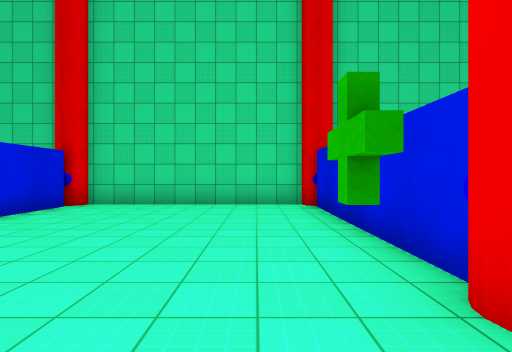
View 1 (above)

13 first-person views from a walk through a Unity game level. The camera is 1.4 m above the floor, looks level and sees 80° across. The floor is counted in squares, 2 m on a side. Each view is taken from the middle of a square. On the plan, view 1 faces up. The plan holds only what a view shows up to about 10 squares ahead; the rest is blank. The place goes on beyond the plan. The player character is not drawn. Surface patterns are stand-ins for the level's own textures.

View 2
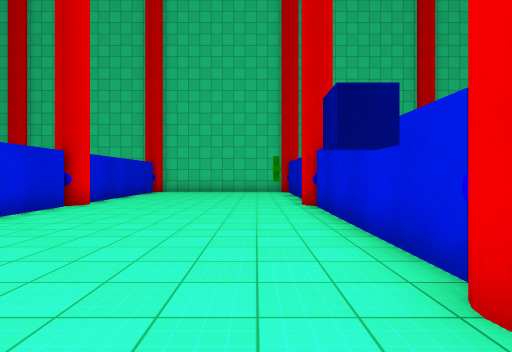

View 3
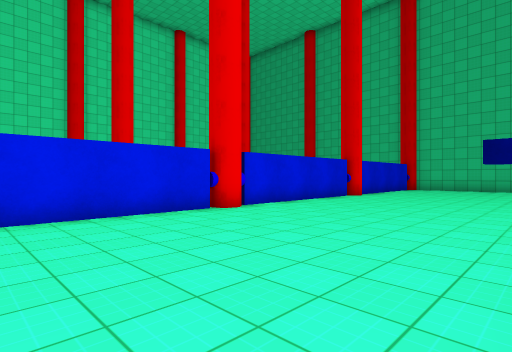

View 4
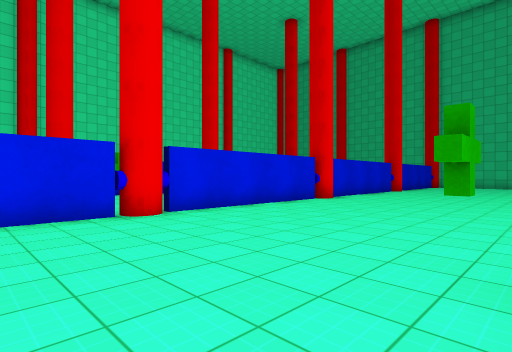

View 5
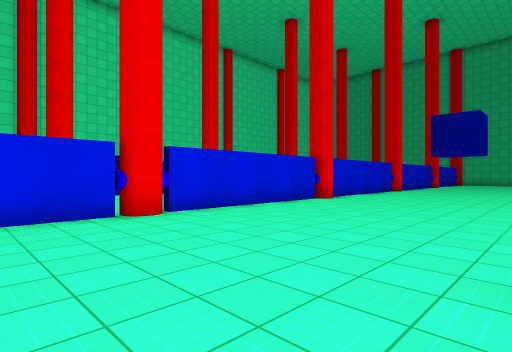

View 6
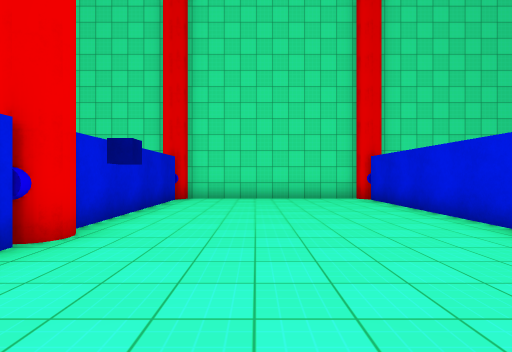

View 7
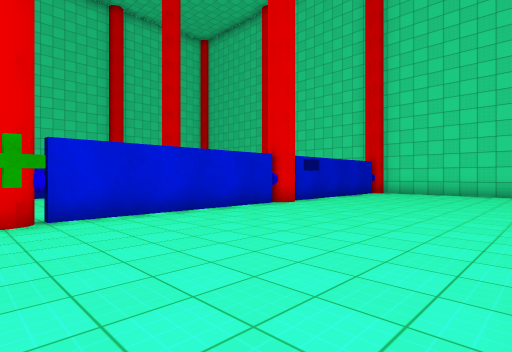

View 8
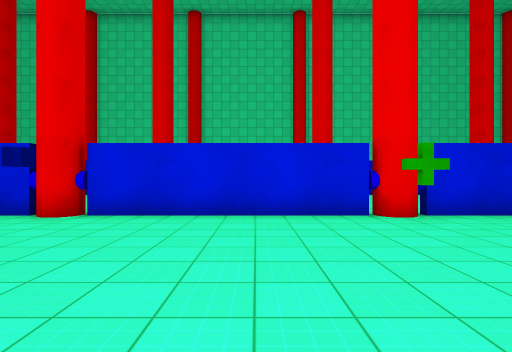

View 9
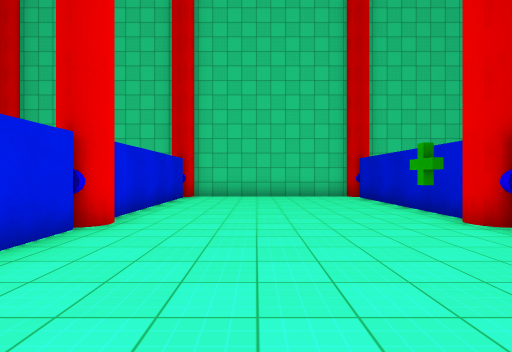

View 10
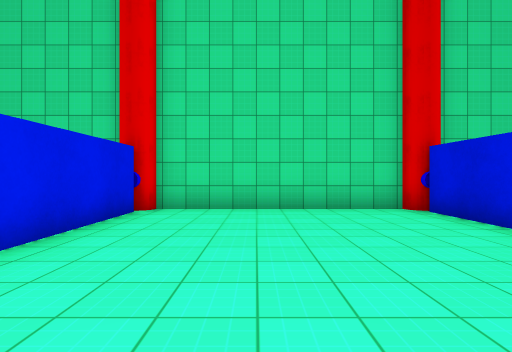

View 11
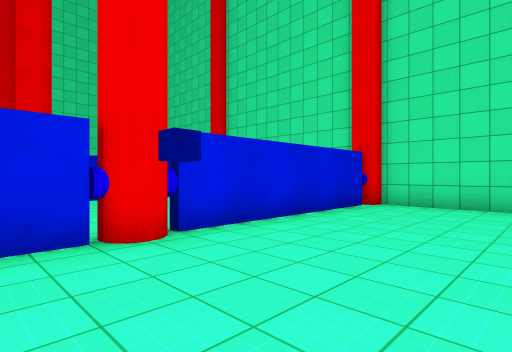

View 12
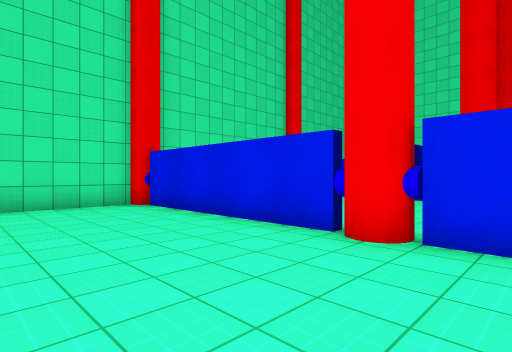

View 13
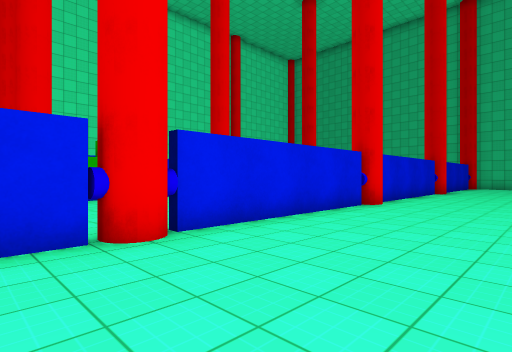

### Floor plan
Points are (right, up) in squares from view 1. A wall is a line through its corners. A room is listed if a view was taken in it or the views show most of it. See-through windows are left out.
Room 1 (views 1, 2, 3, 4, 5, 6, 7, 8, 9, 10, 11, 12, 13)
walls: (1.4, -9.5) (1.4, -5.5); (-4.4, -5.7) (-4.4, -9.6); (1.4, -3.6) (1.4, 0.4); (-4.4, -11.5) (-4.4, -15.6); (-4.4, 0.3) (-4.4, -3.6); (1.4, -15.5) (1.4, -11.4); (1.4, 2.4) (1.4, 6.5); (-4.4, -17.5) (-4.4, -21.4); (-4.4, 6.5) (-4.4, 2.4); (1.1, 7.5) (-4.1, 7.5); (1.4, -21.5) (1.4, -17.4); (-4.3, -22.5) (1.1, -22.5)
objects: other object (-5, -17) to (-4, -17); other object (-5, -11) to (-4, -11); other object (-5, -5) to (-4, -5); other object (-5, 1) to (-4, 1); other object (2, -17); other object (2, -16); other object (2, -11); other object (2, -10); other object (2, -5); other object (2, -4); other object (2, 1); other object (2, 2)

Where each view was taken, in squares from view 1:
view 1: 0 up, 0 right, facing up
view 2: 6 down, 0 right, facing up
view 3: 9 down, 1 right, facing up-left
view 4: 13 down, 1 right, facing up-left
view 5: 19 down, 1 right, facing up-left
view 6: 13 down, 1 left, facing down
view 7: 10 down, 4 left, facing down-right
view 8: 8 down, 4 left, facing right
view 9: 3 down, 2 left, facing up
view 10: 1 up, 2 left, facing up
view 11: 15 down, 2 left, facing down-right
view 12: 15 down, 1 left, facing down-left
view 13: 12 down, 1 left, facing up-left
